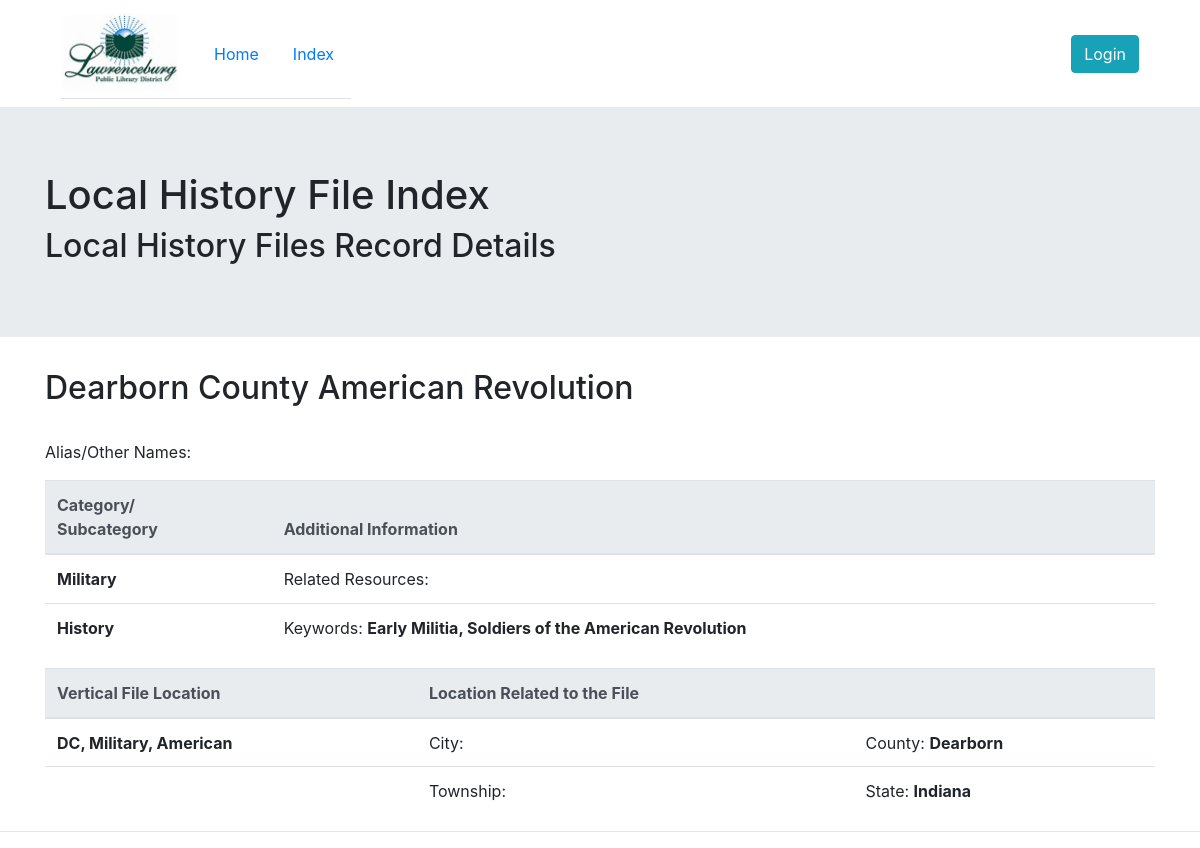
The page /display_file.php?id=377 on the database its author committed.
### tables this page shows
CREATE TABLE `files` (
  `id` int(15) NOT NULL,
  `filename` varchar(255) NOT NULL,
  `category` varchar(255) NOT NULL,
  `subcategory` varchar(255) DEFAULT NULL,
  `file_location` varchar(255) NOT NULL,
  `state` varchar(255) NOT NULL,
  `county` varchar(255) DEFAULT NULL,
  `township` varchar(255) DEFAULT NULL,
  `city` varchar(255) DEFAULT NULL,
  `related` varchar(255) DEFAULT NULL,
  `alias` varchar(255) DEFAULT NULL,
  `keywords` varchar(255) DEFAULT NULL
);

### display_file.php (the view, shortened to what this page needs)
<?php
require_once 'includes/header.php';
require_once 'includes/database.php';
$id = filter_input(INPUT_GET, 'id', FILTER_SANITIZE_NUMBER_INT);
$query = "SELECT * FROM files WHERE id =" . $id;
$result = $db->query($query);
$row_count = mysqli_num_rows($result);
?>
<div class="jumbotron jumbotron-fluid">
    <div class="container">
        <h1>Local History File Index</h1>
        <h2>Local History Files Record Details</h2>
    </div>
</div>
<?php
for ($i = 0; $i < $row_count; $i++) :
    $data = $result->fetch_assoc();
    ?>
    <div class="container">
        <h2><?php echo $data['filename']; ?></h2>
        <br/>
        <p>Alias/Other Names: <b><?php echo $data['alias']; ?></b></p>
        <table class="table">
            <thead class="thead-light">
                <tr>
                    <th>Category/
                        <br/>Subcategory</th>
                    <th>Additional Information</th>
                </tr>
            </thead>
            <tbody>
                <tr>
                    <td><b><?php echo $data['category']; ?></b></td>
                    <td>Related Resources: <b><?php echo $data['related']; ?></b></td>
                </tr>
                <tr>
                    <td><b><?php echo $data['subcategory']; ?></b></td>
                    <td>Keywords: <b><?php echo $data['keywords']; ?></b></td>
                </tr>
            </tbody>
        </table>
        <table class="table">
            <thead class="thead-light">
                <tr>
                    <th>Vertical File Location</th>
                    <th>Location Related to the File</th>
                    <th></th>
                </tr>
            </thead>
            <tbody>
                <tr>
                    <td><b><?php echo $data['file_location']; ?></b></td>
                    <td>City: <b><?php echo $data['city']; ?></b></td>
                    <td>County: <b><?php echo $data['county']; ?></b></td>
                </tr>
                <tr/>
            <td></td>
            <td>Township: <b><?php echo $data['township']; ?></b></td>
            <td>State: <b><?php echo $data['state']; ?></b></td>
            </tbody>
        </table>
    </div>
    <?php
endfor;
?>
<?php
require_once 'includes/footer.php';

### rows shown on the page
files: filename "Dearborn County American Revolution", category "Military", subcategory "History", keywords "Early Militia, Soldiers of the American Revolution", file_location "DC, Military, American", county "Dearborn", state "Indiana"
